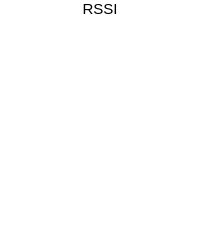
                        <widget class="QFrame" name="frame_17">
                         <property name="minimumSize">
                          <size>
                           <width>150</width>
                           <height>0</height>
                          </size>
                         </property>
                         <property name="maximumSize">
                          <size>
                           <width>16777215</width>
                           <height>16777215</height>
                          </size>
                         </property>
                         <property name="styleSheet">
                          <string notr="true">background:white;
border-radius: 15px;</string>
                         </property>
                         <property name="frameShape">
                          <enum>QFrame::StyledPanel</enum>
                         </property>
                         <property name="frameShadow">
                          <enum>QFrame::Raised</enum>
                         </property>
                         <layout class="QVBoxLayout" name="verticalLayout_60" stretch="0,1">
                          <property name="spacing">
                           <number>6</number>
                          </property>
                          <property name="leftMargin">
                           <number>0</number>
                          </property>
                          <property name="topMargin">
                           <number>0</number>
                          </property>
                          <property name="rightMargin">
                           <number>0</number>
                          </property>
                          <property name="bottomMargin">
                           <number>0</number>
                          </property>
                          <item>
                           <widget class="QLabel" name="label_40">
                            <property name="font">
                             <font>
                              <pointsize>11</pointsize>
                             </font>
                            </property>
                            <property name="styleSheet">
                             <string notr="true">background:transparent;
border-top-left-radius: 15px;
border-top-right-radius: 15px;</string>
                            </property>
                            <property name="text">
                             <string>RSSI</string>
                            </property>
                            <property name="alignment">
                             <set>Qt::AlignCenter</set>
                            </property>
                           </widget>
                          </item>
                          <item>
                           <widget class="QFrame" name="frame_81">
                            <property name="minimumSize">
                             <size>
                              <width>120</width>
                              <height>0</height>
                             </size>
                            </property>
                            <property name="frameShape">
                             <enum>QFrame::StyledPanel</enum>
                            </property>
                            <property name="frameShadow">
                             <enum>QFrame::Raised</enum>
                            </property>
                            <layout class="QVBoxLayout" name="verticalLayout_68">
                             <item>
                              <widget class="QTextEdit" name="accelerometer_value_x_2">
                               <property name="sizePolicy">
                                <sizepolicy hsizetype="Preferred" vsizetype="Preferred">
                                 <horstretch>0</horstretch>
                                 <verstretch>0</verstretch>
                                </sizepolicy>
                               </property>
                               <property name="minimumSize">
                                <size>
                                 <width>0</width>
                                 <height>0</height>
                                </size>
                               </property>
                               <property name="maximumSize">
                                <size>
                                 <width>145</width>
                                 <height>16777215</height>
                                </size>
                               </property>
                               <property name="styleSheet">
                                <string notr="true">background:transparent;</string>
                               </property>
                               <property name="readOnly">
                                <bool>true</bool>
                               </property>
                              </widget>
                             </item>
                            </layout>
                           </widget>
                          </item>
                         </layout>
                        </widget>
